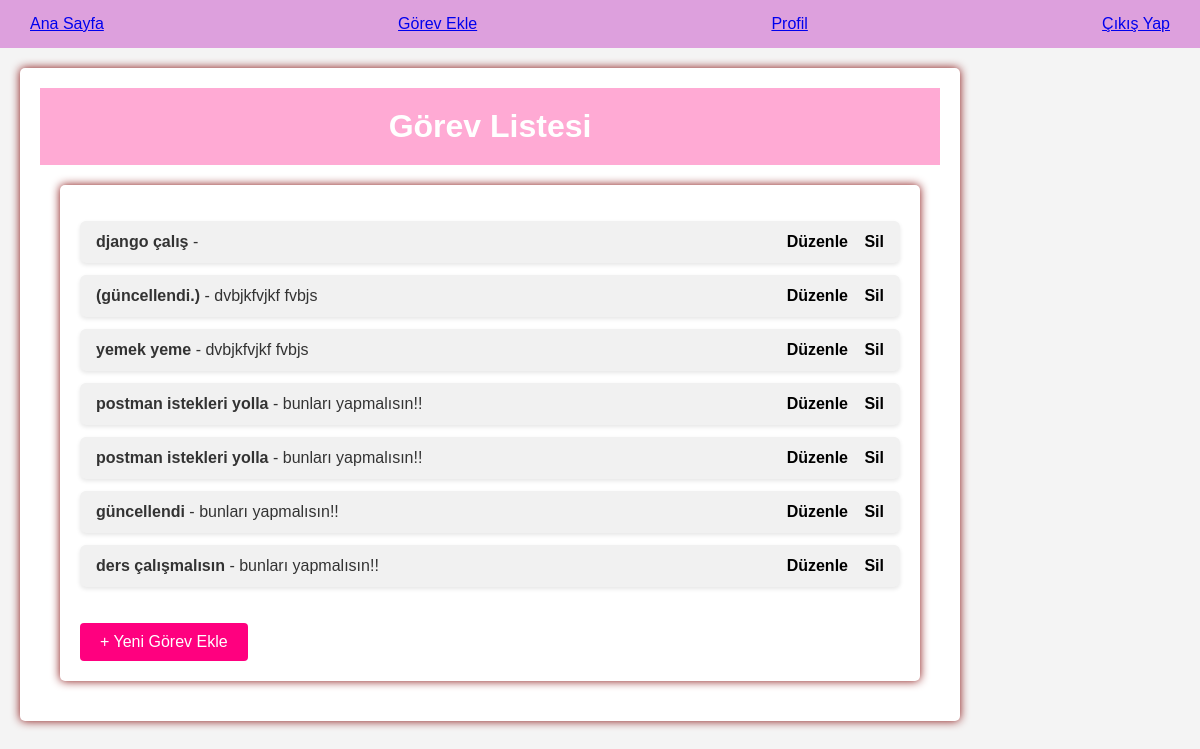
Page /tasks/ (signed in) on the committed database.
### tasks/models.py (models this page shows, shortened)
class Task(models.Model):
    user = models.ForeignKey(settings.AUTH_USER_MODEL, on_delete=models.CASCADE)
    title = models.CharField(max_length=255)
    description = models.TextField(blank=True, null=True)
    completed = models.BooleanField(default=False)
    created_at = models.DateTimeField(auto_now_add=True)

### tasks/views.py (the view)
# urls.py: path('tasks/',views.task_list, name='task_list'),
@login_required
def task_list(request):
    tasks = Task.objects.filter(user=request.user)
    return render(request, 'task_list.html', {'tasks': tasks})

### templates/task_list.html (shortened to what this page needs)
<!DOCTYPE html>
<html lang="tr">
<head>
</head>
<body>
    {% extends "navbar.html" %}
    {% block content %}
        <header>
            <h1>Görev Listesi</h1>
        </header>
        <div class="container">
            <ul>
                {% for task in tasks %}
                <li>
                    <div class="task-info">
                        <strong>{{ task.title }}</strong> - {{ task.description }}
                    </div>
                    <div class="task-actions">
                        <a href="{% url 'update_task' task_id=task.id %}">Düzenle</a>
                        <a href="{% url 'delete_task' task_id=task.id %}" class="delete-action">Sil</a>
                    </div>
                </li>
                {% empty %}
                    <p>Henüz görev eklenmemiş.</p>
                {% endfor %}
            </ul>
            <a href="{% url 'create_task' %}" class="new-task-btn">+ Yeni Görev Ekle</a>
        </div>
    {% endblock %}

### templates/task_list.html (style rules this page uses)
body { font-family: 'Arial', sans-serif; background-color: #f8f9fa; color: #333; margin: 0; padding: 0; }
header { background-color: #ffaad4; color: white; padding: 20px 0; text-align: center; }
header h1 { margin: 0; font-size: 2rem; }
.container { max-width: 900px; margin: 20px auto; padding: 20px; background-color: white; border-radius: 8px; box-shadow: 0 4px 8px rgba(0, 0, 0, 0.1); }
ul { list-style: none; padding: 0; }
li { display: flex; justify-content: space-between; align-items: center; padding: 12px 16px; margin-bottom: 12px; background-color: #f1f1f1; border-radius: 6px; box-shadow: 0 2px 4px rgba(0, 0, 0, 0.1); }
.task-info { flex-grow: 1; font-size: 1rem; }
.task-actions a { margin-left: 12px; text-decoration: none; font-weight: bold; color: #000000; transition: color 0.3s; }
.delete-action { color: red; }
.new-task-btn { display: inline-block; padding: 10px 20px; background-color: #ff007f; color: white; text-decoration: none; border-radius: 4px; font-size: 1rem; margin-top: 20px; text-align: center; }

### templates/navbar.html (style rules this page uses)
body { font-family: Arial, sans-serif; margin: 0; padding: 0; background-color: #f4f4f4; }
.container { margin: 20px; padding: 20px; background-color: white; border-radius: 5px; box-shadow: 0px 0px 10px rgb(134, 14, 14); }

### rows in the picture
Task: title "django çalış"
Task: title "(güncellendi.)", description "dvbjkfvjkf fvbjs"
Task: title "yemek yeme", description "dvbjkfvjkf fvbjs"
Task: title "postman istekleri yolla", description "bunları yapmalısın!!"
Task: title "postman istekleri yolla", description "bunları yapmalısın!!"
Task: title "güncellendi", description "bunları yapmalısın!!"
Task: title "ders çalışmalısın", description "bunları yapmalısın!!"
